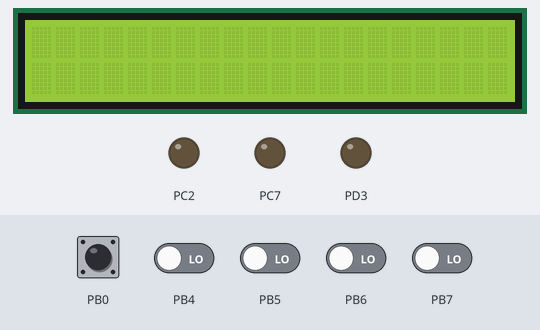
A program run on a simulated ATmega32, built with avr-gcc and emulated at 16 MHz. Shown: 20×2 character LCD, output pins drawn as LEDs (lit = HIGH). Wiring (inferred from the names in the program): character LCD (HD44780): RS PB1; R/W PB2; E PB3; data PA3, PA7, PA6, PA4. The inputs (shaded band) are chosen by the test bench; at power-on: PB0 HIGH, PB4–7 LOW. Pins used as bus, display or sensor lines are not drawn.

Above: at 1.2 s.
1.3 s: PB0 pulled LOW for 1 s
At 5.4 s:
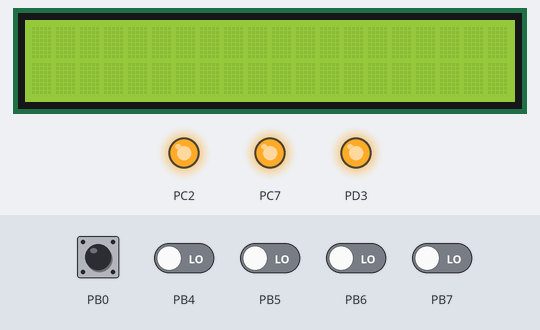
At 5.82 s:
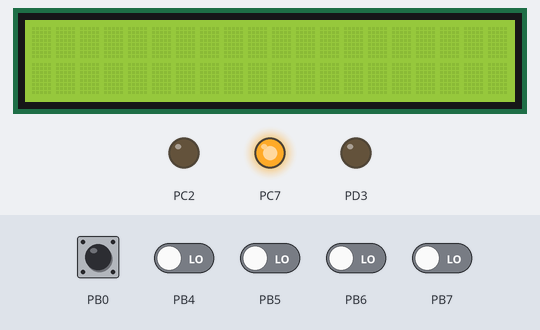
Timing chart, 0 to 11.3 s (numbered marks = the images above; inputs shaded):
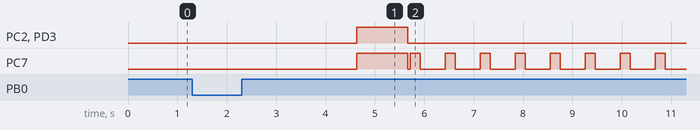

The program:

main.c
```c
/*
 * LCD_test.c
 *
 * Created: 9/11/2022 11:27:12 AM
 * Author : ahmed
 */

#define F_CPU 16000000UL
#include <util/delay.h>

/* UTILES_LIB */
#include   "STD_TYPES.h"
#include   "BIT_MATH.h"
#include   "ATMEGA32_REG.h"

/* MCAL */
#include "DIO_interface.h"

/* HAL */
#include "LCD_interface.h"
#include "LCD_config.h"
#include "SWITCH_interface.h"

u8 customChar[] = {
	0x0A,
	0x0A,
	0x0A,
	0x00,
	0x11,
	0x11,
	0x0E,
	0x00
};

void Write_Custom_Character(void){
	LCD_sendCmnd(0x40);           // Set CGRAM Address in address counter to 0x00
	for(int i=0;i<8;i++){
		LCD_sendChar(customChar[i]); // Write data to CGRAM(Character Graphics Random Access Memory)
	}
	LCD_sendCmnd(0x01);           // Clear Display
	LCD_sendChar(0x00);              // Write the Data to LCD stored on address 0x00
}


int main(void)
{


	DIO_setPinDirection(DIO_PORTA,DIO_PIN4,DIO_PIN_OUTPUT);
	DIO_setPinDirection(DIO_PORTA,DIO_PIN5,DIO_PIN_OUTPUT);
	DIO_setPinDirection(DIO_PORTA,DIO_PIN6,DIO_PIN_OUTPUT);
	DIO_setPinDirection(DIO_PORTA,DIO_PIN7,DIO_PIN_OUTPUT);

	DIO_setPinDirection(DIO_PORTB,DIO_PIN1,DIO_PIN_OUTPUT);
	DIO_setPinDirection(DIO_PORTB,DIO_PIN2,DIO_PIN_OUTPUT);
	DIO_setPinDirection(DIO_PORTB,DIO_PIN3,DIO_PIN_OUTPUT);


	DIO_setPinDirection(DIO_PORTB,DIO_PIN0,DIO_PIN_INPUT);
	DIO_setPinDirection(DIO_PORTD,DIO_PIN6,DIO_PIN_INPUT);
	DIO_setPinDirection(DIO_PORTD,DIO_PIN2,DIO_PIN_INPUT);

	DIO_setPinDirection(DIO_PORTA,DIO_PIN3,DIO_PIN_OUTPUT);

	DIO_setPinDirection(DIO_PORTC,DIO_PIN2,DIO_PIN_OUTPUT);
	DIO_setPinDirection(DIO_PORTC,DIO_PIN7,DIO_PIN_OUTPUT);
	DIO_setPinDirection(DIO_PORTD,DIO_PIN3,DIO_PIN_OUTPUT);


	LCD_init();


    u8 SWITCH_STATE ;
    while (1)
    {


		LCD_goToSpecificPosition(1,4);
		LCD_sendString("LEVEL 1 ");

		LCD_goToSpecificPosition(2,0);
		LCD_sendString(">");

		LCD_goToSpecificPosition(2,15);
		LCD_sendString("I");


		_delay_ms(1000);
		DIO_setPinValue(DIO_PORTA,DIO_PIN3,DIO_PIN_HIGH);
		LCD_goToSpecificPosition(2,4);
		LCD_sendString("PRESS B0");
		_delay_ms(1000);
		DIO_setPinValue(DIO_PORTA,DIO_PIN3,DIO_PIN_LOW);

		SWITCH_getState(DIO_PORTB,DIO_PIN0,forward,&SWITCH_STATE);

		if(SWITCH_STATE == SWITCH_PRESSED)
		{
			DIO_setPinValue(DIO_PORTA,DIO_PIN3,DIO_PIN_HIGH);

			DIO_setPinValue(DIO_PORTC,DIO_PIN2,DIO_PIN_HIGH);
			DIO_setPinValue(DIO_PORTC,DIO_PIN7,DIO_PIN_HIGH);
			DIO_setPinValue(DIO_PORTD,DIO_PIN3,DIO_PIN_HIGH);
			LCD_goToSpecificPosition(2,4);
			LCD_sendString("        ");
			LCD_goToSpecificPosition(2,5);
			LCD_sendString("FIRE !");
			_delay_ms(1000);

			DIO_setPinValue(DIO_PORTC,DIO_PIN2,DIO_PIN_LOW);
			DIO_setPinValue(DIO_PORTC,DIO_PIN7,DIO_PIN_LOW);
			DIO_setPinValue(DIO_PORTD,DIO_PIN3,DIO_PIN_LOW);

			DIO_setPinValue(DIO_PORTA,DIO_PIN3,DIO_PIN_LOW);


			int i ;
			LCD_goToSpecificPosition(2,0);
			LCD_sendString("                ");

			LCD_goToSpecificPosition(2,0);
			LCD_sendString(">");

			LCD_goToSpecificPosition(2,15);
			LCD_sendString("I");

			for (i=2 ; i<16 ; i++ )
			{

				LCD_goToSpecificPosition(2,i-1);
				LCD_sendString(" ");

				DIO_setPinValue(DIO_PORTA,DIO_PIN3,DIO_PIN_HIGH);

				DIO_setPinValue(DIO_PORTC,DIO_PIN7,DIO_PIN_HIGH);
				LCD_goToSpecificPosition(2,i);
				LCD_sendChar(0b10100101);

				_delay_ms(200);

				DIO_setPinValue(DIO_PORTC,DIO_PIN7,DIO_PIN_LOW);

				DIO_setPinValue(DIO_PORTA,DIO_PIN3,DIO_PIN_LOW);

				_delay_ms(500);
			}


			DIO_setPinValue(DIO_PORTA,DIO_PIN3,DIO_PIN_HIGH);

			DIO_setPinValue(DIO_PORTC,DIO_PIN2,DIO_PIN_HIGH);
			DIO_setPinValue(DIO_PORTC,DIO_PIN7,DIO_PIN_HIGH);
			DIO_setPinValue(DIO_PORTD,DIO_PIN3,DIO_PIN_HIGH);

			LCD_goToSpecificPosition(2,15);
			LCD_sendChar(0b01101111);
			_delay_ms(700);

			LCD_goToSpecificPosition(2,15);
			LCD_sendChar(0b01001111);
			_delay_ms(700);

			LCD_goToSpecificPosition(2,15);
			LCD_sendString(" ");

			_delay_ms(1500);

			DIO_setPinValue(DIO_PORTC,DIO_PIN2,DIO_PIN_LOW);
			DIO_setPinValue(DIO_PORTC,DIO_PIN7,DIO_PIN_LOW);
			DIO_setPinValue(DIO_PORTD,DIO_PIN3,DIO_PIN_LOW);

			DIO_setPinValue(DIO_PORTA,DIO_PIN3,DIO_PIN_LOW);

			LCD_clear();
			LCD_goToSpecificPosition(1,0);
			LCD_sendString("WAIT FOR LEVEL 2");

			_delay_ms(3000);

			LCD_clear();
			Write_Custom_Character();
			Write_Custom_Character();

			_delay_ms(2000);

		}


       _delay_ms(500);

    }
}
```

LCD_config.h
```c
/*
 * LCD_config.h
 *
 * Created: 9/11/2022 11:29:37 AM
 *  Author: ahmed
 */


#ifndef LCD_CONFIG_H_
#define LCD_CONFIG_H_

/* Macros For Rs configuration */
#define LCD_RS_PORT           DIO_PORTB
#define LCD_RS_PIN            DIO_PIN1

/* Macros For Rw configuration */
#define LCD_RW_PORT           DIO_PORTB
#define LCD_RW_PIN            DIO_PIN2

/* Macros For En configuration */
#define LCD_EN_PORT           DIO_PORTB
#define LCD_EN_PIN            DIO_PIN3

/* Options FOR LCD Mode:
1- LCD_8_BIT_MODE
2- LCD_4_BIT_MODE */
#define LCD_MODE LCD_4_BIT_MODE

#define LCD_DATA_PORT         DIO_PORTA


/* 4 Bit Mode Pins Configurtion */


#define LCD_D4_PIN            DIO_PIN4
#define LCD_D4_PORT           DIO_PORTA

#define LCD_D5_PIN            DIO_PIN5
#define LCD_D5_PORT           DIO_PORTA

#define LCD_D6_PIN            DIO_PIN6
#define LCD_D6_PORT           DIO_PORTA

#define LCD_D7_PIN            DIO_PIN7
#define LCD_D7_PORT           DIO_PORTA


#endif /* LCD_CONFIG_H_ */
```

ATMEGA32_REG.h
```c
/*
 * ATMEGA32_REG.h
 *
 * Created: 9/7/2022 12:11:22 AM
 *  Author: ahmed
 */


#ifndef ATMEGA32_REG_H_
#define ATMEGA32_REG_H_

/* DATA DIRECTION REGISTER */
#define DDRA   (*(volatile u8*)0x3A)
#define DDRB   (*(volatile u8*)0x37)
#define DDRC   (*(volatile u8*)0x34)
#define DDRD   (*(volatile u8*)0x31)

/* OUTPUT REGISTER */
#define PORTA  (*(volatile u8*)0x3B)
#define PORTB  (*(volatile u8*)0x38)
#define PORTC  (*(volatile u8*)0x35)
#define PORTD  (*(volatile u8*)0x32)

/* INPUT REGISTER */
#define PINA   (*(volatile u8*)0x39)
#define PINB   (*(volatile u8*)0x36)
#define PINC   (*(volatile u8*)0x33)
#define PIND   (*(volatile u8*)0x30)


#endif /* ATMEGA32_REG_H_ */
```

LCD_interface.h
```c
/*
 * LCD_interface.h
 *
 * Created: 9/11/2022 11:28:56 AM
 *  Author: ahmed
 */


#ifndef LCD_INTERFACE_H_
#define LCD_INTERFACE_H_

/* Macros For LCD Shifting Direction */
#define LCD_SHIFT_LEFT        0
#define LCD_SHIFT_RIGHT       1

/* Macros For LCD Line Id */
#define LCD_LINE_ONE          1
#define LCD_LINE_TWO          2

#define LCD_8_BIT_MODE        1
#define LCD_4_BIT_MODE        2


static void writeHalfPort(u8 Value);

void LCD_init(void);
void LCD_sendCmnd(u8 Cmnd);
void LCD_sendChar(u8 Data);
void LCD_sendString(u8 *String);
void LCD_clear(void);
void LCD_shift(u8 shiftDirection);
void LCD_goToSpecificPosition(u8 LineNumber, u8 Position);
// void LCD_writeSpecificChar(u8 *Pattern , u8 charPositin ,u8 LineNumber, u8 Position )
void LCD_writeNumber(u32 number);
void LCD_Custom_Char(u8 loc,u8 *msg);
void LCD_SaveIn_CGRAM(void) ;


#endif
```

LCD_program.c
```c
/*
 * LCD_program.c
 *
 * Created: 9/11/2022 11:28:31 AM
 *  Author: ahmed
 */

#define F_CPU 16000000UL
#include <util/delay.h>

/* UTILES_LIB */
#include   "STD_TYPES.h"
#include   "BIT_MATH.h"
#include   "ATMEGA32_REG.h"

/* MCAL */
#include "DIO_interface.h"

/* HAL */
#include "LCD_interface.h"
#include "LCD_config.h"

void LCD_init(void)

{
	_delay_ms(35);

	#if LCD_MODE == LCD_8_BIT_MODE
	LCD_sendCmnd(0b00111000); // Function Set command 2*16 LCD

	#elif LCD_MODE == LCD_4_BIT_MODE
	// set RS pin = 0 ( write command)
	DIO_setPinValue(LCD_RS_PORT,LCD_RS_PIN,DIO_PIN_LOW);

	// set RW pin = 0 ( write )
	DIO_setPinValue(LCD_RW_PORT,LCD_RW_PIN,DIO_PIN_LOW);

	writeHalfPort(0b0010);

	DIO_setPinValue(LCD_EN_PORT,LCD_EN_PIN,DIO_PIN_HIGH);
	_delay_ms(1);
	DIO_setPinValue(LCD_EN_PORT,LCD_EN_PIN,DIO_PIN_LOW);

	LCD_sendCmnd(0b00101000);

	#endif

	_delay_us(45);

	// display on , cursor off , blink on
	LCD_sendCmnd(0b00001101);
	_delay_us(45);

	// clear display
	LCD_sendCmnd(0b00000001);
	_delay_ms(2);

	// set entry mode
	LCD_sendCmnd(0b00000110);

}

void LCD_sendCmnd(u8 Cmnd)

{
	// set RS pin = 0 ( write command)
	DIO_setPinValue(LCD_RS_PORT,LCD_RS_PIN,DIO_PIN_LOW);

	// set RW pin = 0 ( write )
	DIO_setPinValue(LCD_RW_PORT,LCD_RW_PIN,DIO_PIN_LOW);

	#if LCD_MODE == LCD_8_BIT_MODE
	DIO_setPortValue(LCD_DATA_PORT,Cmnd);
	/* Enable Pulse *//* H => L */
	DIO_setPinValue(LCD_EN_PORT,LCD_EN_PIN,DIO_PIN_HIGH);
	_delay_ms(1);
	DIO_setPinValue(LCD_EN_PORT,LCD_EN_PIN,DIO_PIN_LOW);

	#elif LCD_MODE == LCD_4_BIT_MODE

	// Write the most 4-bit command on data pins
	writeHalfPort(Cmnd>>4);

	/* Enable Pulse *//* H => L */
	DIO_setPinValue(LCD_EN_PORT,LCD_EN_PIN,DIO_PIN_HIGH);
	_delay_ms(1);
	DIO_setPinValue(LCD_EN_PORT,LCD_EN_PIN,DIO_PIN_LOW);

	// Write the Least 4-bit command on data pins
	writeHalfPort(Cmnd);

	/* Enable Pulse *//* H => L */
	DIO_setPinValue(LCD_EN_PORT,LCD_EN_PIN,DIO_PIN_HIGH);
	_delay_ms(1);
	DIO_setPinValue(LCD_EN_PORT,LCD_EN_PIN,DIO_PIN_LOW);
	#endif

}

void LCD_sendChar(u8 Data)

{
	// set RS pin = 1 ( write Data)
	DIO_setPinValue(LCD_RS_PORT,LCD_RS_PIN,DIO_PIN_HIGH);

	// set RW pin = 0 ( write )
	DIO_setPinValue(LCD_RW_PORT,LCD_RW_PIN,DIO_PIN_LOW);

	#if LCD_MODE == LCD_8_BIT_MODE

	DIO_setPortValue(LCD_DATA_PORT,data);

	/* Enable Pulse *//* H => L */
	DIO_setPinValue(LCD_EN_PORT,LCD_EN_PIN,DIO_PIN_HIGH);
	_delay_ms(1);
	DIO_setPinValue(LCD_EN_PORT,LCD_EN_PIN,DIO_PIN_LOW);

	#elif LCD_MODE == LCD_4_BIT_MODE

	// Write the most 4-bit Data on data pins
	writeHalfPort(Data>>4);

	 /* Enable Pulse *//* H => L */
	DIO_setPinValue(LCD_EN_PORT,LCD_EN_PIN,DIO_PIN_HIGH);
	_delay_ms(1);
	DIO_setPinValue(LCD_EN_PORT,LCD_EN_PIN,DIO_PIN_LOW);

	// Write the Least 4-bit Data on data pins
	writeHalfPort(Data);

	 /* Enable Pulse *//* H => L */
	DIO_setPinValue(LCD_EN_PORT,LCD_EN_PIN,DIO_PIN_HIGH);
	_delay_ms(1);
	DIO_setPinValue(LCD_EN_PORT,LCD_EN_PIN,DIO_PIN_LOW);

	#endif
}

static void writeHalfPort(u8 Value)
{
	if (1==GET_BIT(Value,0))
	{
		DIO_setPinValue(LCD_D4_PORT, LCD_D4_PIN, DIO_PIN_HIGH);
	}
	else
	{
		DIO_setPinValue(LCD_D4_PORT, LCD_D4_PIN, DIO_PIN_LOW);
	}

	if (1==GET_BIT(Value,1))
	{
		DIO_setPinValue(LCD_D5_PORT, LCD_D5_PIN, DIO_PIN_HIGH);
	}
	else
	{
		DIO_setPinValue(LCD_D5_PORT, LCD_D5_PIN, DIO_PIN_LOW);
	}

	if (1==GET_BIT(Value,2))
	{
		DIO_setPinValue(LCD_D6_PORT, LCD_D6_PIN, DIO_PIN_HIGH);
	}
	else
	{
		DIO_setPinValue(LCD_D6_PORT, LCD_D6_PIN, DIO_PIN_LOW);
	}

	if (1==GET_BIT(Value,3))
	{
		DIO_setPinValue(LCD_D7_PORT, LCD_D7_PIN, DIO_PIN_HIGH);
	}
	else
	{
		DIO_setPinValue(LCD_D7_PORT, LCD_D7_PIN, DIO_PIN_LOW);
	}
}

void LCD_sendString(u8 *String)

{
	if(String != NULL)
	{
		u8 stringLength = 0;
		while(String[stringLength] != '\0')
		{
			LCD_sendChar(String[stringLength]);
			++stringLength;
		}
	}
}

void LCD_clear(void)

{
	// clear display
	LCD_sendCmnd(0b00000001);
	_delay_ms(2);
}

void LCD_shift(u8 shiftDirection)

{
	if (shiftDirection == LCD_SHIFT_LEFT)
	{
		LCD_sendCmnd(0b00011000) ;
		_delay_ms(10);
	}
	else if (shiftDirection == LCD_SHIFT_RIGHT)
	{
		LCD_sendCmnd(0b00011100) ;
		_delay_ms(10);
	}
}

void LCD_goToSpecificPosition(u8 LineNumber, u8 Position)
{
	if (LineNumber == LCD_LINE_ONE)
	{
		if(Position<=15)
		{
			LCD_sendCmnd(0x80 + Position);
		}
	}

	else if (LineNumber==LCD_LINE_TWO)
	{
		if(Position<=15)
		{
			LCD_sendCmnd(0xc0 + Position);
		}
	}
}

void LCD_writeNumber(u32 number)
{
	u32 Local_reversed = 1;
	if (number == 0)
	{
		LCD_sendChar('0');
	}
	else
	{
		// Reverse Number
		while (number != 0)
		{
			Local_reversed = Local_reversed*10 + (number%10);
			number /= 10;
		}

		do
		{
			LCD_sendChar((Local_reversed%10)+'0');
			Local_reversed /= 10;
		}while (Local_reversed != 1);
	}
}

void LCD_Custom_Char (u8 loc,u8 *msg)
{
    u8 i;
    if(loc<8)
    {
     LCD_sendCmnd(0x40 + (loc*8));  /* Command 0x40 and onwards forces
                                       the device to point CGRAM address */
       for(i=0;i<8;i++)  /* Write 8 byte for generation of 1 character */
           LCD_sendChar(msg[i]);
    }
}

void LCD_SaveIn_CGRAM(void)
{
	LCD_sendCmnd(0b01000000);  //0x40   0b 0100 0000

	//   save Person
	LCD_sendChar(0b01110);
	LCD_sendChar(0b01110);
	LCD_sendChar(0b00100);
	LCD_sendChar(0b01110);
	LCD_sendChar(0b10101);
	LCD_sendChar(0b00100);
	LCD_sendChar(0b01010);
	LCD_sendChar(0b01010);

	//   save smile
	LCD_sendChar(0b00000);
	LCD_sendChar(0b00000);
	LCD_sendChar(0b01010);
	LCD_sendChar(0b00000);
	LCD_sendChar(0b00000);
	LCD_sendChar(0b10001);
	LCD_sendChar(0b01110);
	LCD_sendChar(0b00000);

	//   save LOCK
	LCD_sendChar(0b01110);
	LCD_sendChar(0b10001);
	LCD_sendChar(0b10001);
	LCD_sendChar(0b11111);
	LCD_sendChar(0b11011);
	LCD_sendChar(0b11011);
	LCD_sendChar(0b11111);
	LCD_sendChar(0b00000);


	//   save Heart
	LCD_sendChar(0b00000);
	LCD_sendChar(0b00000);
	LCD_sendChar(0b01010);
	LCD_sendChar(0b10101);
	LCD_sendChar(0b10001);
	LCD_sendChar(0b01110);
	LCD_sendChar(0b00100);
	LCD_sendChar(0b00000);


	///  SAVE Ï
	LCD_sendChar(0B00000);
	LCD_sendChar(0B00000);
	LCD_sendChar(0B00000);
	LCD_sendChar(0B00001);
	LCD_sendChar(0B00001);
	LCD_sendChar(0B00001);
	LCD_sendChar(0B11111);
	LCD_sendChar(0B00000);

	///  SAVE ã
	LCD_sendChar(0B00000);
	LCD_sendChar(0B00000);
	LCD_sendChar(0B00000);
	LCD_sendChar(0B00000);
	LCD_sendChar(0B00000);
	LCD_sendChar(0B01110);
	LCD_sendChar(0B10001);
	LCD_sendChar(0B01110);

	///  SAVE  Í
	LCD_sendChar(0B00000);
	LCD_sendChar(0B00000);
	LCD_sendChar(0B00000);
	LCD_sendChar(0B00000);
	LCD_sendChar(0B01110);
	LCD_sendChar(0B00001);
	LCD_sendChar(0B11111);
	LCD_sendChar(0B00000);


	///  SAVE Ã
	LCD_sendChar(0b00110);
	LCD_sendChar(0B00100);
	LCD_sendChar(0B01110);
	LCD_sendChar(0B00000);
	LCD_sendChar(0B00100);
	LCD_sendChar(0B00100);
	LCD_sendChar(0B00100);
	LCD_sendChar(0B00100);

}
```

SWITCH_interface.h
```c
/*
 * SWITCH_interface.h
 *
 * Created: 9/10/2022 11:12:33 PM
 *  Author: ahmed
 */


#ifndef SWITCH_INTERFACE_H_
#define SWITCH_INTERFACE_H_

#define forward             1 // active high
#define reverse             0 // active low

#define SWITCH_PRESSED      1
#define SWITCH_NOT_PRESSED  0

void SWITCH_getState(u8 PortId, u8 PinId ,u8 connectionType ,u8* StateValue);


#endif /* SWITCH_INTERFACE_H_ */
```

SWITCH_program.c
```c
/*
 * SWITCH_program.c
 *
 * Created: 9/10/2022 11:11:40 PM
 *  Author: ahmed
 */


/* UTILES_LIB */
#include   "STD_TYPES.h"
#include   "BIT_MATH.h"
#include   "ATMEGA32_REG.h"

/* MCAL */
#include "DIO_interface.h"

/* HAL */
#include "SWITCH_interface.h"

void SWITCH_getState(u8 PortId, u8 PinId ,u8 connectionType ,u8* StateValue)

{
	u8 Local_switchState ;
    if ( (PortId<=3) && (PinId<=7) && (StateValue != NULL ) && (connectionType == forward || connectionType == reverse) )
	{
		DIO_getPinValue(PortId,PinId,&Local_switchState) ;

		if (connectionType == forward )
		{
			if (Local_switchState == 1)
			{
				*StateValue = SWITCH_PRESSED ;
			}
			else if (Local_switchState == 0)
			{
				*StateValue = SWITCH_NOT_PRESSED ;
			}
		}

		else if (connectionType == reverse)
		{
			if (Local_switchState == 1)
			{
				*StateValue = SWITCH_NOT_PRESSED ;
			}
			else if (Local_switchState == 0)
			{
				*StateValue = SWITCH_PRESSED ;
			}
		}

	}
}
```

BIT_MATH.h
```c
/*
name : Ahmedalaalotfy
date : 1/9/2002
version : 1.0
swc : BIT MATH
describtion :

*/
#ifndef BIT_MATH_H_
#define BIT_MATH_H_

#define SET_BIT(REG,BIT_NUM) REG|=(1<<BIT_NUM)
#define CLR_BIT(REG,BIT_NUM) REG&=(~(1<<BIT_NUM))
#define TOG_BIT(REG,BIT_NUM) REG^=(1<<BIT_NUM)
#define GET_BIT(REG,BIT_NUM) ((REG>>BIT_NUM)&1)

#endif 
```

DIO_interface.h
```c
/*
 * DIO_interface.h
 *
 * Created: 9/6/2022 11:39:23 PM
 *  Author: ahmed
 */


#ifndef DIO_INTERFACE_H_
#define DIO_INTERFACE_H_

#define DIO_PIN0       0
#define DIO_PIN1       1
#define DIO_PIN2       2
#define DIO_PIN3       3
#define DIO_PIN4       4
#define DIO_PIN5       5
#define DIO_PIN6       6
#define DIO_PIN7       7

#define DIO_PIN_OUTPUT 1
#define DIO_PIN_INPUT  0

#define DIO_PIN_HIGH   1
#define DIO_PIN_LOW    0

#define DIO_PORTA      0
#define DIO_PORTB      1
#define DIO_PORTC      2
#define DIO_PORTD      3

/* Macros For Port Direction */
#define DIO_PORT_INPUT   0x00 // zeros
#define DIO_PORT_OUTPUT  0xff //ones

/* Macros For Port State */
#define DIO_PORT_HIGH   0xff // ones
#define DIO_PORT_LOW  0x00 //zeros

/* PINS APIS*/ /*API == APLICATION PROGRAM INTERFACE */
void DIO_setPinDirection       (u8 PortId, u8 PinId , u8 PinDirection ) ;
void DIO_setPinValue           (u8 PortId, u8 PinId , u8 PinValue);
void DIO_getPinValue           (u8 PortId, u8 PinId , u8* PinValue);
void DIO_togglePinValue        (u8 PortId, u8 PinId);
void DIO_setInputPinResistance (u8 PortId, u8 PinId);

/* PORTS APIS*/
void DIO_setPortDirection       (u8 PortId , u8 PortDirection ) ;
void DIO_setPortValue           (u8 PortId , u8 PortValue);
void DIO_getPortValue           (u8 PortId , u8* PortValue);
void DIO_togglePortValue        (u8 PortId );
void DIO_setInputPortResistance (u8 PortId);

#endif /* DIO_INTERFACE_H_ */
```

STD_TYPES.h
```c
/*
name : Ahmedalaalotfy
date : 1/9/2002
version : 1.0
swc : Standerd types
describtion :

*/
#ifndef STD_TYPES_H_
#define STD_TYPES_H_

typedef unsigned char           u8;
typedef signed char             s8;

typedef unsigned short int     u16;
typedef signed short int       s16;

typedef unsigned long int      u32;
typedef signed long int        s32;

typedef float                  f32;
typedef double                 f64;

#define  NULL 0

#endif 
```

Source omitted: DIO_program.c (5689 bytes)
